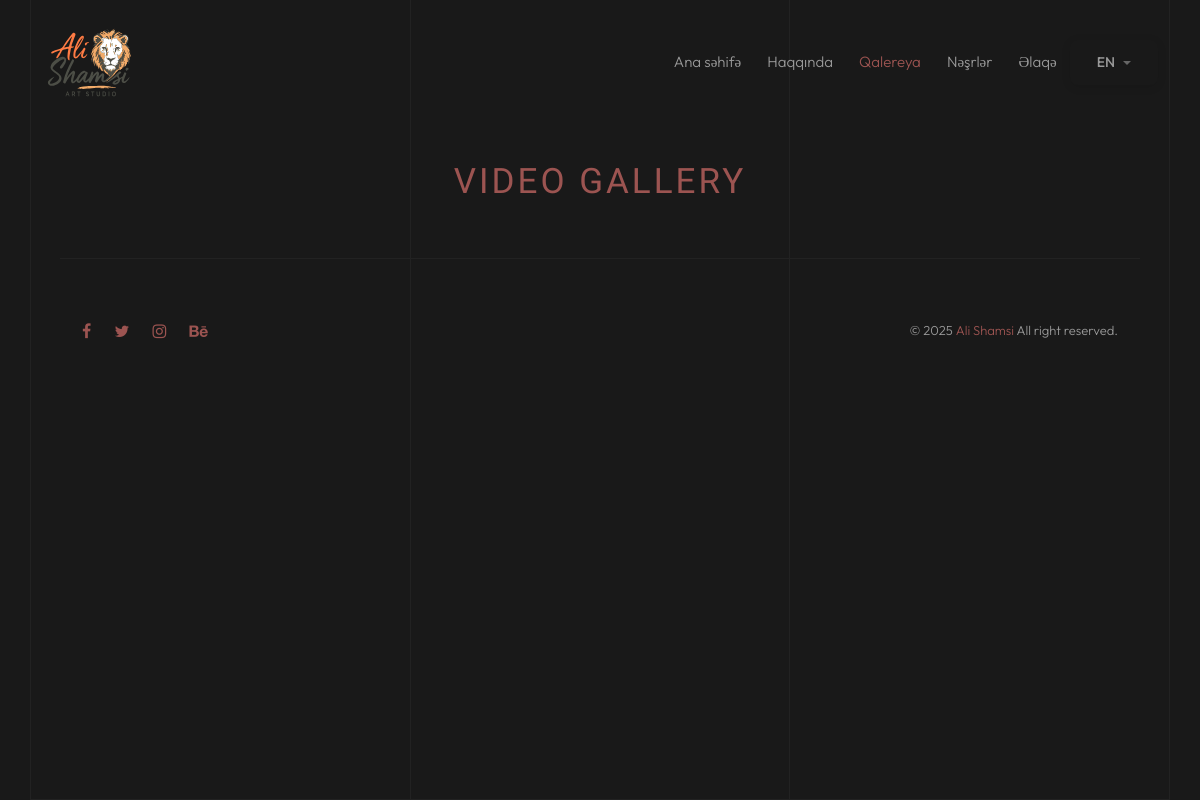
Page /videos/ on the earlier database version.
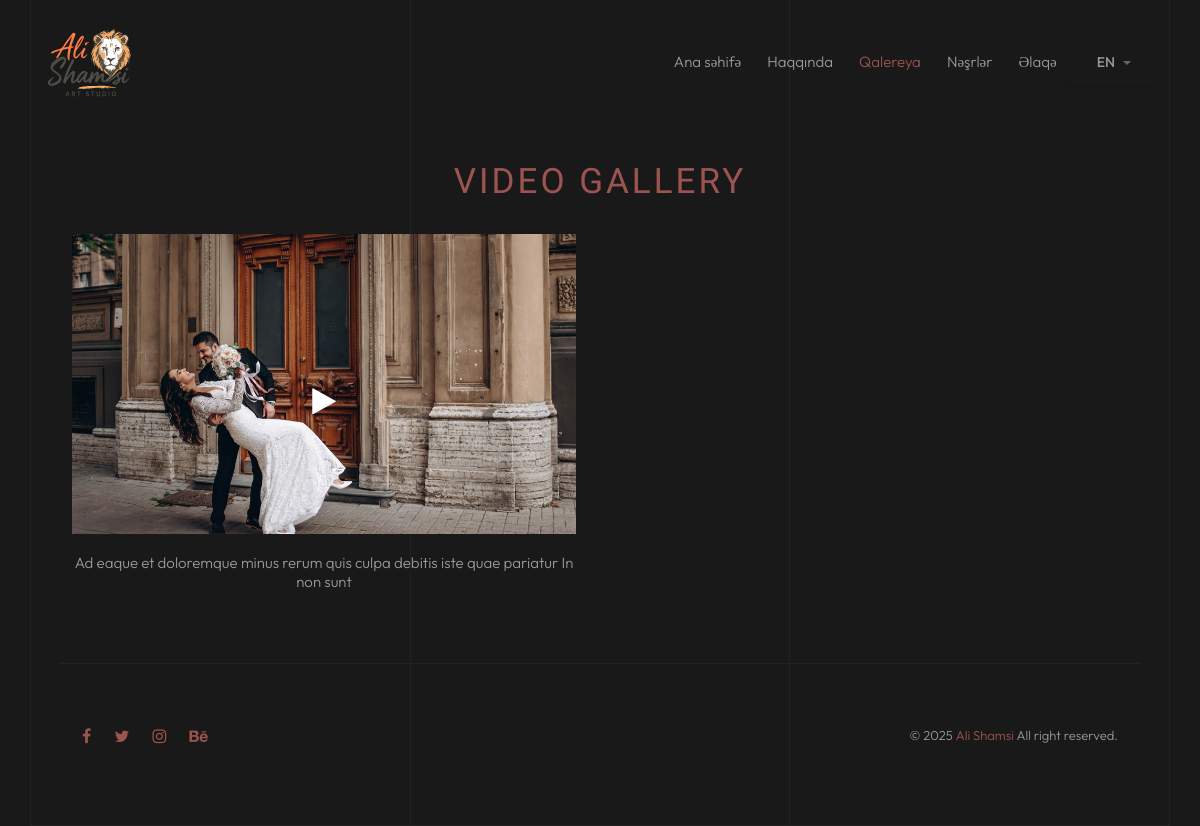
Same page on the later database version.
### gallery/models.py (models this page shows, shortened)
class VideoGallery(models.Model):
    image = models.ImageField(upload_to='videoGallery/')
    video = models.URLField()
    title = models.CharField(max_length=255)
    is_active = models.BooleanField(default=True)
    order = models.IntegerField(default=0)
    created_at = models.DateTimeField(auto_now_add=True)
    in_home = models.BooleanField(default=False)
    class Meta:
        ordering = ['order', '-created_at']

### gallery/views.py (the view)
# urls.py: path('videos/', views.gallery_video_view, name='gallery'),
def gallery_video_view(request):
    videos = VideoGallery.objects.filter(
        is_active=True).order_by('order', '-created_at')
    paginator = Paginator(videos, 6)
    page_obj = paginator.get_page(1)
    videos_data = []
    for video in page_obj.object_list:
        videos_data.append({
            'id': video.id,
            'image_url': video.image.url if video.image else '',
            'video': video.video,
            'title': video.title
        })
    context = {
        'videos': page_obj.object_list,
        'videos_json': json.dumps(videos_data),
        'has_more': page_obj.has_next(),
        'total_count': paginator.count,
        'current_page': 1,
        'total_pages': paginator.num_pages
    }
    return render(request, 'video.html', context)

### templates/video.html (shortened to what this page needs)
{% load static %} {% load i18n %}
<!DOCTYPE html>
<html lang="en">
  <head>
    <link
      href="{% static 'assets/css/animate.css' %}"
      rel="stylesheet"
      type="text/css"
    />
    <link
      href="{% static 'assets/css/bootstrap.min.css' %}"
      rel="stylesheet"
      type="text/css"
    />
    <link
      href="{% static 'assets/css/font-awesome.css' %}"
      rel="stylesheet"
      type="text/css"
    />
    <link
      href="{% static 'assets/css/swiper.css' %}"
      rel="stylesheet"
      type="text/css"
    />
    <link
      href="{% static 'assets/css/jquery.fancybox.min.css' %}"
      rel="stylesheet"
      type="text/css"
    />
    <link
      href="{% static 'assets/css/style.css' %}"
      rel="stylesheet"
      type="text/css"
    />
  </head>
  <body>
    <div id="pozo-page-wrapper">
      <div class="content-lines-wrapper">
        <div class="content-lines-inner">
          <div class="content-lines"></div>
        </div>
      </div>
      {% include 'components/navbar.html' %}
      <div class="pozo-section pt-130">
        <div class="pozo-gallery">
          <div class="container">
            <div class="row mb-4">
              <div
                class="section-head text-center col-md-12 animate-box"
                data-animate-effect="fadeInUp"
              >
                <h4>{% trans 'Video Gallery' %}</h4>
              </div>
              <div id="video-gallery-container" class="row">
                {% for video in videos %}
                <div
                  class="col-md-6 mb-40 animate-box video-item"
                  data-animate-effect="fadeInUp"
                >
                  <a
                    data-fancybox="video-gallery"
                    href="{{ video.video }}"
                    class="gallery-block"
                  >
                    {% if video.image %}
                      <img class="img-fluid gallery-img-fluid" src="{{ video.image.url }}" alt="{{ video.title }}" />
                    {% else %}
                      <img class="img-fluid gallery-img-fluid" src="{% static 'images/gallery/default-video.jpg' %}" alt="{{ video.title }}" />
                    {% endif %}
                    <p><span class="fa fa-play"></span></p>
                  </a>
                  <h5>{{ video.title }}</h5>
                </div>
                {% endfor %}
              </div>
            </div>
          </div>
        </div>
      </div>
      {% include 'components/footer.html' %}
    </div>
  </body>
</html>

Differences in the rows shown:
added VideoGallery: image (picture), title "Ad eaque et doloremque minus rerum quis culpa debitis iste quae pariatur In non sunt"
